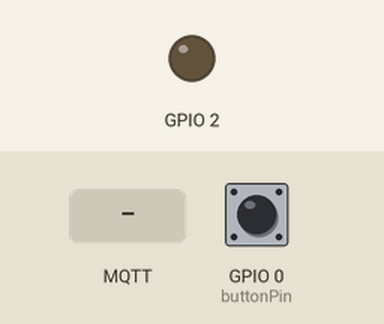
A sketch run on a simulated ESP8266 (NodeMCU). Parts: output pins drawn as LEDs (lit = HIGH). The inputs (shaded band) are chosen by the test bench; at power-on: GPIO 0 (buttonPin) HIGH. WiFi joins after 1.5 s; servers stay silent unless stated; random numbers use the default seed unless the sketch sets one; no MQTT or app messages arrive unless stated; what the sketch prints to the serial monitor is not drawn.

Above: at 2.7 s.
2.8 s: MQTT message "0" arrives on the first subscribed topic
At 3.4 s:
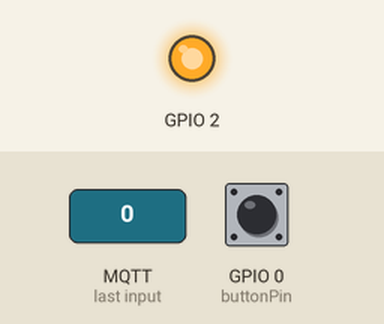
7.4 s: MQTT message "1" arrives on the first subscribed topic
At 8.1 s:
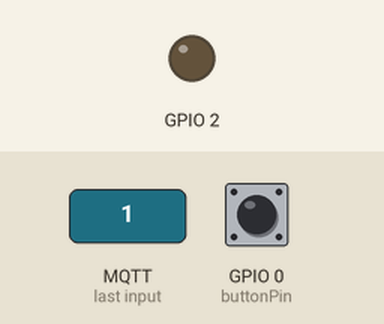
8.9 s: MQTT message "2" arrives on the first subscribed topic
At 9.2 s:
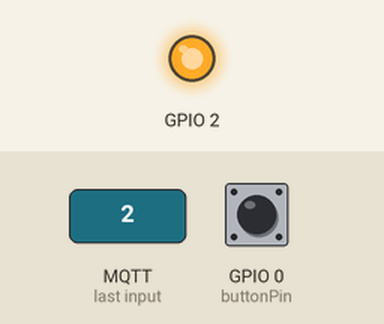
Timing chart, 0 to 11.4 s (numbered marks = the images above; inputs shaded):
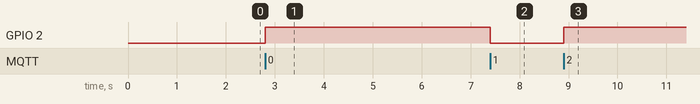

The sketch:

mqtt_esp8266.ino
```cpp
#include <ESP8266WiFi.h>
#include <PubSubClient.h>

const char* ssid = "INFINITUMB8C3_2.4";
const char* password = "1982746147";

const char* mqtt_server = "192.168.1.89";

const int buttonPin = 0;
int buttonState = 0;
int presionado = 0;

WiFiClient espClient;
PubSubClient client(espClient);

long lastMsg = 0;
char msg[50];
int value = 0;
// Configuracion wifi
void setup_wifi() {
  delay(10);
  Serial.println();
  Serial.print("Connecting to ");
  Serial.println(ssid);
  WiFi.begin(ssid, password);
  while (WiFi.status() != WL_CONNECTED) {
    delay(500);
    Serial.print(".");
  }
  Serial.print(WiFi.status());
  randomSeed(micros());
  Serial.println("");
  Serial.println("WiFi connected");
  Serial.println("IP address: ");
  Serial.println(WiFi.localIP());
}

void callback(char* topic, byte* payload, unsigned int length) {
  Serial.print("Message arrived [");
  Serial.print(topic);
  Serial.print("] ");
  for (int i = 0; i < length; i++) {
    Serial.print((char)payload[i]);
  }
  Serial.println();

  // Switch on the LED if an 1 was received as first character
  if ((char)payload[0] == '1') {
    digitalWrite(BUILTIN_LED, LOW);   // Turn the LED on (Note that LOW is the voltage level
    // but actually the LED is on; this is because
    // it is acive low on the ESP-01)
  } else {
    digitalWrite(BUILTIN_LED, HIGH);  // Turn the LED off by making the voltage HIGH
  }

}

void reconnect() {
  // Loop until we're reconnected
  while (!client.connected()) {
    Serial.print("Attempting MQTT connection...");
    // Create a random client ID
    String clientId = "ESP8266Client-";
    clientId += String(random(0xffff), HEX);
    // Attempt to connect
    if (client.connect(clientId.c_str())) {
      Serial.println("connected");
      // Once connected, publish an announcement...
      client.publish("outTopic", "hello world");
      // ... and resubscribe
      client.subscribe("inTopic");
    } else {
      Serial.print("failed, rc=");
      Serial.print(client.state());
      Serial.println(" try again in 5 seconds");
      // Wait 5 seconds before retrying
      delay(5000);
    }
  }
}

void setup() {
  pinMode(BUILTIN_LED, OUTPUT);     // Initialize the BUILTIN_LED pin as an output
  // initialize the pushbutton pin as an input:
  pinMode(buttonPin, INPUT);
  Serial.begin(115200);
  setup_wifi();
  client.setServer(mqtt_server, 1993);
  client.setCallback(callback);
}

void loop() {

  if (!client.connected()) {
    reconnect();
  }
  client.loop();
  //buttonState = digitalRead(buttonPin);
  if (digitalRead(buttonPin) == LOW)     //Pregunta si el pulsador está presionado
  {
      ++value;
      snprintf (msg, 75, "hello world #%ld", value);
      Serial.print("Publish message: ");
      Serial.println(msg);
      client.publish("outTopic", msg);
      presionado = 1;
   }
  if (digitalRead(buttonPin) == HIGH && presionado == 1)
  {
      //Realiza la acción deseada
      presionado = 0;    //La variable vuelve a su valor original
  }
  else {}

}
```

Measured:
- after the input at 2.8 s, GPIO 2: LOW → HIGH at once
- after the input at 7.4 s, GPIO 2: HIGH → LOW at once
- after the input at 8.9 s, GPIO 2: LOW → HIGH at once
